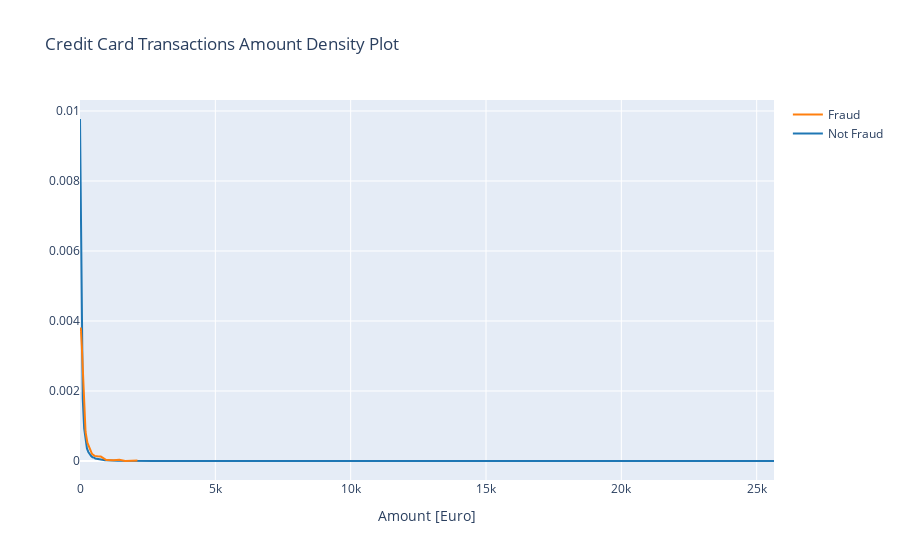

Here is the notebook cell this chart was saved with:
### Code cell
from plotly.offline import download_plotlyjs, init_notebook_mode, plot, iplot
init_notebook_mode(connected=True)
class_0 = data.loc[data['Class'] == 0]["Amount"]
class_1 = data.loc[data['Class'] == 1]["Amount"]

hist_data = [class_0, class_1]
group_labels = ['Not Fraud', 'Fraud']

fig = ff.create_distplot(hist_data, group_labels, show_hist=False, show_rug=False)
fig['layout'].update(title='Credit Card Transactions Amount Density Plot', xaxis=dict(title='Amount [Euro]'))
iplot(fig, filename='dist_only')

### Figure 1 — Plotly figure (JSON) as saved in the notebook; plotly's stock layout.template omitted (floating-point values rounded to 4 significant figures; data arrays with more than 128 entries replaced by an {"elided": "..."} marker saying what was removed)
{"data": [{"legendgroup": "Not Fraud", "marker": {"color": "rgb(31, 119, 180)"}, "mode": "lines", "name": "Not Fraud", "showlegend": true, "type": "scatter", "x": {"elided": "500 float values"}, "xaxis": "x", "y": {"elided": "500 float values"}, "yaxis": "y"}, {"legendgroup": "Fraud", "marker": {"color": "rgb(255, 127, 14)"}, "mode": "lines", "name": "Fraud", "showlegend": true, "type": "scatter", "x": {"elided": "500 float values"}, "xaxis": "x", "y": {"elided": "500 float values"}, "yaxis": "y"}], "layout": {"barmode": "overlay", "hovermode": "closest", "legend": {"traceorder": "reversed"}, "title": {"text": "Credit Card Transactions Amount Density Plot"}, "xaxis": {"anchor": "y2", "domain": [0.0, 1.0], "title": {"text": "Amount [Euro]"}, "zeroline": false}, "yaxis": {"anchor": "free", "domain": [0.0, 1], "position": 0.0}}}
